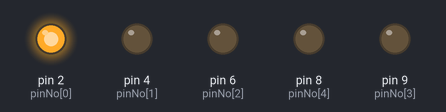
Bench run of a sketch on a simulated Arduino Uno, built with avr-gcc and run on an emulated ATmega328P. Parts: output pins drawn as LEDs (lit = HIGH).

Above: at 0.2 s.
At 1.0 s:
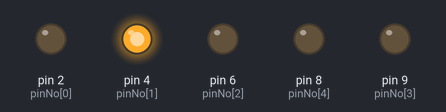
At 1.8 s:
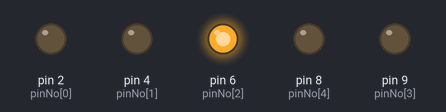
At 2.6 s:
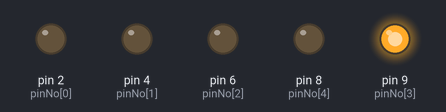
At 3.4 s:
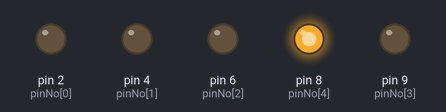
At 4.65 s:
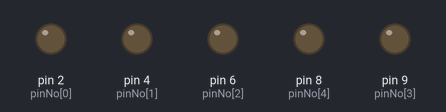
Timing chart, 0 to 5.2 s (numbered marks = the images above):
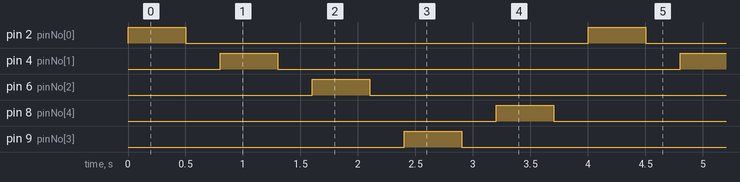

Measured:
- by itself, pin 2 (pinNo[0]), pin 4 (pinNo[1]), pin 6 (pinNo[2]), pin 8 (pinNo[4]), pin 9 (pinNo[3]): alternates HIGH for 0.50 s and LOW for 3.5 s
- by itself, everything shown: repeats every 4.0 s, in 10 steps

The sketch:

LED_Blinking_Sequence.ino
```cpp
int pinNo[5] = {2, 4, 6, 9, 8};  // pins in order
int count = sizeof(pinNo) / sizeof(pinNo[0]);

void setup() {
  // Set all bulb pins as OUTPUT
  for (int i = 0; i < count; i++) {
    pinMode(pinNo[i], OUTPUT);
  }
}

void loop() {
  // Turn bulbs ON in pattern… one by one
  for (int i = 0; i < count; i++) {
    digitalWrite(pinNo[i], HIGH); // turn on
    delay(500);                   // wait 0.5 sec
    digitalWrite(pinNo[i], LOW);  // turn off
    delay(300);// brief gap

  }
}
```
